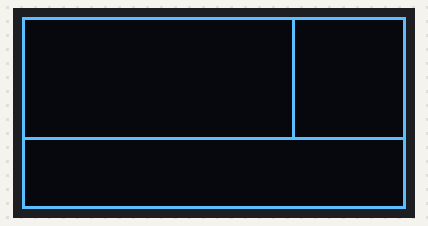
A program run on a simulated ESP8266 board running MicroPython. Parts: 128×64 one-colour display. WiFi joins after 1.5 s; web requests get an empty 200 reply after 0.4 s; library files of the repository ran but are not shown: ssd1306.py; what the program prints to the serial console is not drawn.

Above: at 0.4 s.
At 2.6 s:
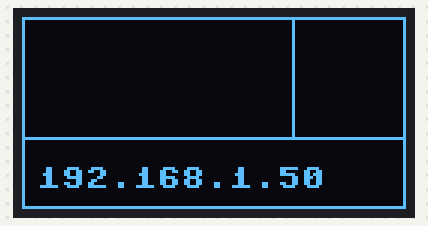
At 3.3 s:
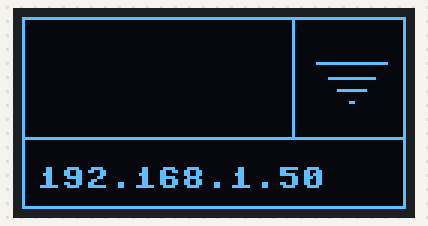

The program:

main1220.py
```python
import network
from machine import Pin, I2C
import time
import urequests as requests
from ssd1306 import SSD1306_I2C
#from logo import wifi_logo
#from logo import ff_arr
import logo


#print ("ligth it")
#for i in range(0,64):
#  for j in range(0,128):
#    oled.pixel(j,i,1)
#    oled.show()


def connectionWifi(ssid, password):
  wlan = network.WLAN(network.STA_IF)
  wlan.active(True)
  wlan.connect(ssid, password)
  while True:
    if not wlan.isconnected():
      time.sleep_ms(2000)
    else:
      print('connected to network')
      return wlan.ifconfig()
      break

def getJsonInfoFromURL(url):
  response = requests.get(url)
  return response.json()

def light_dot(x,y):
  oled.pixel(x,y,1)


def dark_dot(x,y):
  oled.pixel(x,y,0)

def my_str(num):
  if num < 10:
    return "0"+str(num)

  return str(num)

def time_str_to_num(time_str, i):
  if time_str[i] == ":":
    return 10
  else:
    return int(time_str[i])

def light_matrix(x,y,mode,len=2):
  for i in range(x,x+len,1):
    for j in range(y,y+len,1):
      #print (i,"",j)
      #time.sleep_ms(100)
      if mode == 1:
        light_dot(i,j)
      else:
        dark_dot(i,j)

if __name__ == '__main__':

  i2c = I2C(scl=Pin(5), sda=Pin(4))
  oled = SSD1306_I2C(128, 64, i2c)


  steps = 128 * 64
  direction_mode = 0
  step = 0
  x=0
  y=0

  flag  = 1
  while ( step <= 256 ):
    light_dot(x,y)

    if (flag==1):
      if ( x >= 127):
        direction_mode = 1
      if ( x>= 127 and y >= 63):
        direction_mode = 2
      if ( x <=0 and y>=63):
        direction_mode = 3
      if ( x == 0 and y == 1 ):
        print ('flag 2')
        flag = 2
        direction_mode = 0
        break

    if(direction_mode == 0):
      x = x+1
    elif (direction_mode == 1):
      y= y+1
    elif (direction_mode == 2):
      x = x-1
    elif (direction_mode == 3):
      y = y-1

  oled.show()

  line_y = 40
  for x in range(0,128):
    light_dot(x, line_y)

  oled.show()

  line_x=90
  for y in range (0,line_y):
    light_dot(line_x, line_y-y)

  oled.show()

  print ("done")

  ssid='FAST_20CC'
  password='409409409'

  oled.text("wifi module loading..",5,50)

  print ("connectionWifi")
  ifconfig = connectionWifi(ssid, password)

  for i in range(1,127):
    for j in range(line_y+1,63):
      dark_dot(i,j)
  oled.show()

  print ("print ip")

  oled.text(""+ifconfig[0],5,50)

#  network logo
#  for y in range(8, 35,3):
#    for x in range(98, 120,2):
#      if ( (x+y) < 129):
#        light_dot(x,y)
#        oled.show()

# wifi logo
  for i in range (len(logo.wifi_logo)):
    for j in range (len(logo.wifi_logo[i])):
      oled.pixel(j+line_x+5,i+2,logo.wifi_logo[i][j])
    oled.show()

  while 1:
    try:
      result = getJsonInfoFromURL("http://120.79.94.66:8080/bills/ESP8266TimeAPI")
      print (result)

      for x in range(1,89):
        for y in range(1,39):
          dark_dot(x,y)
      oled.show()

      #oled.text(my_str(result['hours'])+":"+my_str(result['minutes']),5,10)

      time_str = my_str(result['hours'])+":"+my_str(result['minutes'])
      time_x = 2
      time_y = 5
      for i in range(len(time_str)):
        current_x = time_x+i*8*2
        #current_x = time_x+i*10
        current_y = time_y

        #print (time_x+i*8, time_y, time_str[i])
        current_num = time_str_to_num(time_str, i)
        num_arr= logo.ff_arr[current_num*16:current_num*16+16]
        #print (num_arr)

        for j in range(len(num_arr)):
          now_x = current_x+j
          now_y = current_y+j*2
          #now_y = current_y+j

          #binary_str = bin(int(num_arr[j], 16))
          binary_str = '{:08b}'.format(int(num_arr[j],16))
          #print (binary_str)
          for k in range(0,len(binary_str)):
            if ( binary_str[k] == "0" ):
              #oled.pixel(now_x+k, now_y, 0)
              #oled.pixel(now_x+k+k, now_y, 0)
              light_matrix(now_x+k, now_y, 0)
            else:
              #oled.pixel(now_x+k, now_y, 1)
              light_matrix(now_x+k, now_y, 1)
      oled.show()


      time.sleep_ms(15000)
      gc.collect()
    except:
      print ("except")
```

Source omitted: logo.py (data table, 4558 bytes)

Measured:
- what the display in image 0 shows lasts 2.2 s, from 0.3 s to 2.5 s
